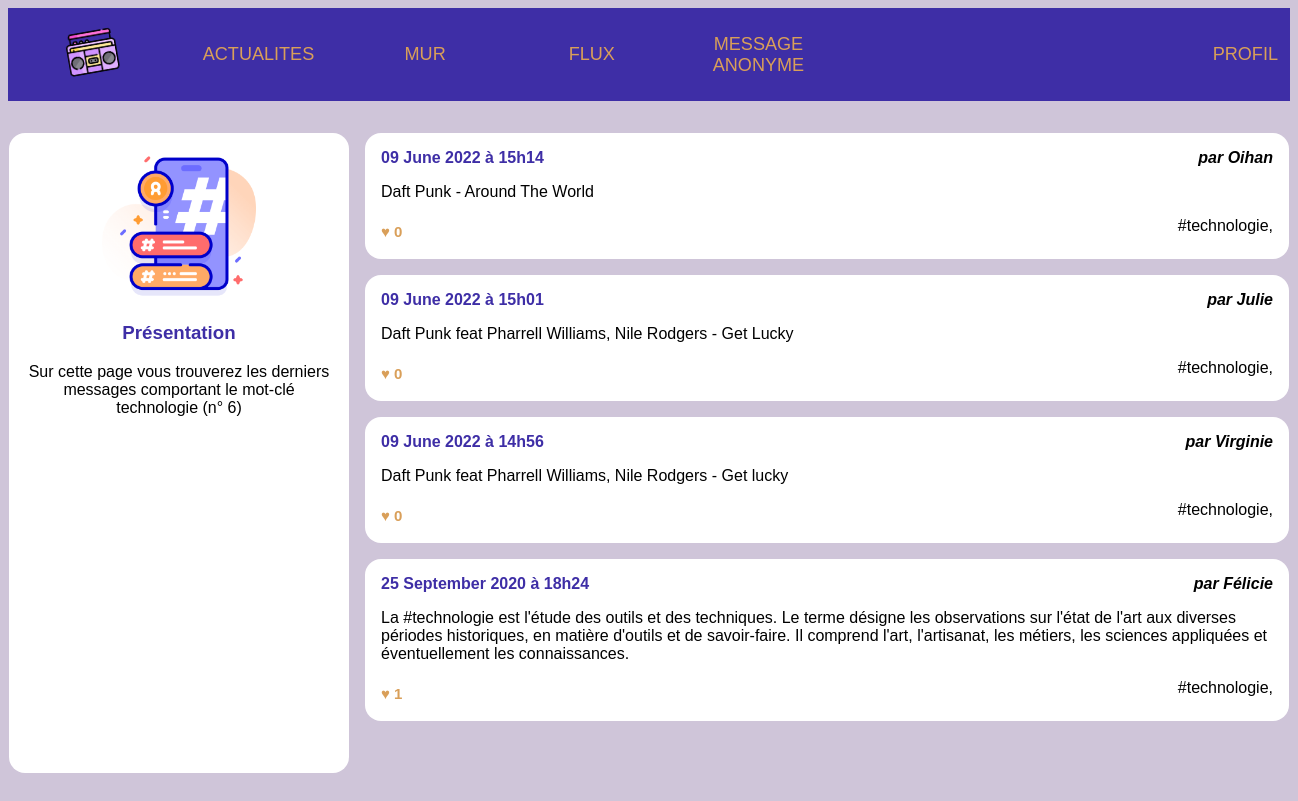
The app's page /tags.php?tag_id=6 (signed in) with its own data.
### tables this page shows
CREATE TABLE `tags` (
  `id` int(10) UNSIGNED NOT NULL,
  `label` varchar(255) NOT NULL
);

CREATE TABLE `users` (
  `id` int(10) UNSIGNED NOT NULL,
  `email` varchar(255) NOT NULL,
  `password` varchar(255) NOT NULL,
  `alias` varchar(255) NOT NULL
);

### tags.php (the view, shortened to what this page needs)
<!doctype html>
<html lang="fr">
    <head>
        <link rel="stylesheet" href="style.css?v=<?php echo time(); ?>">
    </head>
    <body>
    <?php include 'header.php'; ?>
        <div id="wrapper">
            <?php
            $tagId = intval($_GET['tag_id']);
            ?>
            <?php
            include 'connexion_bdd.php';
            ?>
            <aside>
                <?php
                $laQuestionEnSql = "SELECT * FROM tags WHERE id= '$tagId' ";
                $lesInformations = $mysqli->query($laQuestionEnSql);
                $tag = $lesInformations->fetch_assoc();
                ?>
                <img src="hashtag.png" alt="Portrait de l'utilisatrice"/>
                <section>
                    <h3>Présentation</h3>
                    <p>Sur cette page vous trouverez les derniers messages comportant
                        le mot-clé <?php echo $tag['label'] ?>
                        (n° <?php echo $tagId ?>)
                    </p>
                </section>
            </aside>
            <main>
                <?php
                $laQuestionEnSql = "
                    SELECT posts.content,
                    posts.created,
                    users.id  as author_id,
                    users.alias as author_name,
                    count(likes.id) as like_number,
                    GROUP_CONCAT(DISTINCT tags.label) AS taglist
                    FROM posts_tags as filter
                    JOIN posts ON posts.id=filter.post_id
                    JOIN users ON users.id=posts.user_id
                    LEFT JOIN posts_tags ON posts.id = posts_tags.post_id
                    LEFT JOIN tags       ON posts_tags.tag_id  = tags.id
                    LEFT JOIN likes      ON likes.post_id  = posts.id
                    WHERE filter.tag_id = '$tagId'
                    GROUP BY posts.id
                    ORDER BY posts.created DESC
                    ";
                $lesInformations = $mysqli->query($laQuestionEnSql);
                while ($post = $lesInformations->fetch_assoc())
                {
                    ?>
                    <article>
                        <h3>
                        <time datetime='<?php echo $post['created'] ?>' >
                            <?php
                            echo strftime("%d %B %G à %Hh%M", strtotime($post['created']));?>
                    </time>
                        </h3>
                        <address><a href="wall.php?user_id=<?php echo $post['author_id'] ?>"><?php echo "par ".$post['author_name'] ?></a></address>
                        <div>
                            <p><?php echo $post['content'] ?></p>
                        </div>
                        <footer>
                            <small>♥ <?php echo $post['like_number'] ?></small>
                            <?php
                            $array = explode(',', $post['taglist']);
                            foreach ($array as $valeur) {
                                echo "<a href=''>#$valeur, </a>";}
                            ?>
                        </footer>
                    </article>
                <?php } ?>
            </main>
        </div>
    </body>
</html>

### header.php
  <?php
  if (!isset($_SESSION['connected_id'])) {
  echo "<header>
  <nav id='menu'>
  <a href='news.php'><img src='cassette-radio.png'/></a>
      <a href='news.php'>ACTUALITES</a>
      <a href='feed.php'>FLUX</a>
      <a href='registration.php'>INSCRIPTION</a>
      <a href='usurpedpost.php'>MESSAGE ANONYME</a>
  </nav>
  <nav id='user'>
   <a href='login.php'>LOGIN</a>
   </nav>
  </header>";
  }
  else {
  echo "<header>
  <nav id='menu'>
      <a href='news.php'><img src='cassette-radio.png'/></a>
      <a href='news.php'>ACTUALITES</a>
      <a href='wall.php?user_id=". $_SESSION['connected_id']."'>MUR</a>
      <a href='feed.php?user_id=". $_SESSION['connected_id']."'>FLUX</a>
      <a href='usurpedpost.php'>MESSAGE ANONYME</a>
  </nav>
  <nav id='user'>
 <a href='#'>PROFIL </a>
  <ul>
      <li><a href='settings.php?user_id=".  $_SESSION['connected_id'] ."'>Paramètres</a></li>
      <li><a href='followers.php?user_id=".  $_SESSION['connected_id'] ."''>Mes suiveurs</a></li>
      <li><a href='subscriptions.php?user_id=".  $_SESSION['connected_id'] ."'>Mes abonnements</a></li>
      <li><a href='destroy.php'>Déconnexion</a></li>
      </ul>
  </nav>
  </header>"
  ;}
?>

### style.css (style rules this page uses)
body { background-color: #CFC5D9; font-family: Arial; }
a { text-decoration: none; color:black; }
body>header { background-color: #3E2EA6; display:flex; width:100%; margin:0 auto 2em auto; padding:0; }
body>header img { padding:0.5em; width:30%; transform: rotate(-10deg); }
body>header #menu { display:flex; width:65%; align-items: center; border-left: 1px solid #3E2EA6; }
body>header #menu a { flex:1; text-align: center; border-right: 1px solid #3E2EA6; color:#D99F59; font-size: 1.13em; }
body>header #user { margin-left: auto; flex:0.2; border-left: 1px solid #3E2EA6; align-items: center; }
body>header #user>a { display:block; text-align: center; padding:2em 0; width:100%; color:#D99F59; font-size: 1.13em; }
#wrapper { display:flex; width:80em; margin:0 auto 2em auto; }
#wrapper aside { background-color: #fff; flex:1; padding:1em; border-radius: 1em; }
#wrapper aside h3 { color:#3E2EA6; text-align:center; }
#wrapper aside p { text-align:center; }
#wrapper aside img { display: block; width:50%; margin:auto; }
#wrapper main { flex:3; padding-left:1em; height: 80vh; overflow-y: scroll; }
#wrapper main article { background-color: white;; padding:1em; margin-bottom: 1em ; border-radius: 1em; }
#wrapper main article h3 { margin:0; padding:0; font-weight: bold; font-size:1em; color:#3E2EA6; }
#wrapper main article time { float:left; }
#wrapper main article address { text-align: right; margin-bottom: 1em; font-weight:bold; }
#wrapper main article p { margin:0; }
#wrapper main article footer { margin-top: 1em; color: #D99F59; text-align:right; padding-bottom:0.5em; }
#wrapper main article footer small { float:left; text-align:left; padding-top: 0.4em; font-weight: bold; font-size: 15px; }
#wrapper main article footer { text-align:right; }

### records on screen
tags: label "technologie"
users: created "09 June 2022 à 15h14", alias "Oihan", content "Daft Punk - Around The World", like_number "0", valeur "technologie"
users: created "09 June 2022 à 15h01", alias "Julie", content "Daft Punk feat Pharrell Williams, Nile Rodgers - Get Lucky", like_number "0", valeur "technologie"
users: created "09 June 2022 à 14h56", alias "Virginie", content "Daft Punk feat Pharrell Williams, Nile Rodgers - Get lucky", like_number "0", valeur "technologie"
users: created "25 September 2020 à 18h24", alias "Félicie", content "La #technologie est l'étude des outils et des techniques. Le terme désigne les observations sur l'état de l'art aux diverses périodes historiques, en matière d'outils et de savoir-faire. Il comprend l'art, l'artisanat, les métiers, les sciences appliquées et éventuellement les connaissances.", like_number "1", valeur "technologie"

### other values on screen
$tagId "6"
